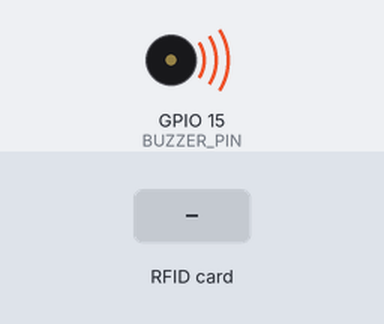
Bench run of a sketch on a simulated ESP32. On the bench: buzzer (waves = sounding, pin HIGH). The inputs (shaded band) are chosen by the test bench. WiFi joins after 1.5 s; servers stay silent unless stated; uploads are accepted with an empty reply; what the sketch prints to the serial monitor is not drawn.

Above: at 3.4 s.
3.5 s: RFID card 88 20 00 12 held to the reader
At 3.64 s:
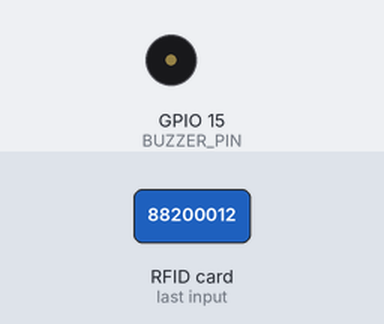
5.0 s: RFID card 50 81 FB 5C held to the reader
At 5.12 s:
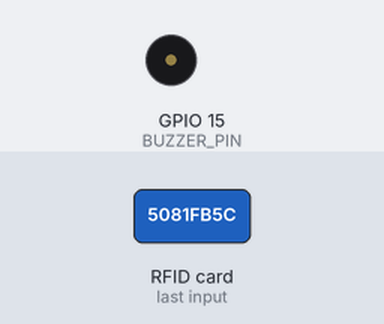
6.5 s: RFID card 89 B8 84 29 held to the reader
At 7.6 s:
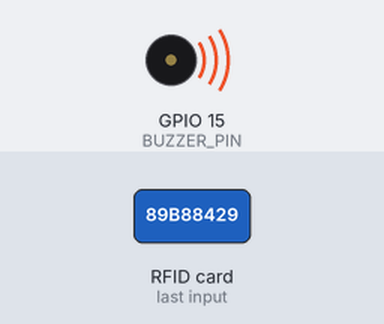
Timing chart, 0 to 9.5 s (numbered marks = the images above; inputs shaded):
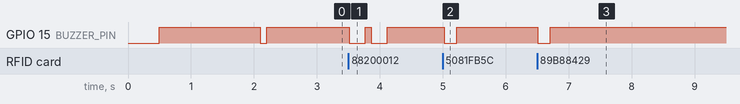

Measured:
- after the input at 3.5 s, GPIO 15 (BUZZER_PIN): alternates HIGH for 0.10 s and LOW for 0.25 s, 4 changes in all, then stays HIGH, starting at once
- after the input at 5.0 s, GPIO 15 (BUZZER_PIN): HIGH → LOW at once, → HIGH 0.20 s later
- after the input at 6.5 s, GPIO 15 (BUZZER_PIN): HIGH → LOW at once, → HIGH 0.20 s later

The sketch:

arduinoIDE_code.ino
```cpp
/*
  CODE 2 - Absensi RFID (ESP32 + RC522 + buzzer + Google Sheets)
  Dibuat mengikuti contoh GitHub chethanavishmika, disesuaikan rangkaianmu.

  - Kartu terdaftar      -> 1x bunyi, absensi masuk ke Google Sheets
  - Kartu tidak terdaftar -> 2x bunyi, tidak disimpan
  - Gagal kirim ke Sheets (WiFi / URL bermasalah) -> 3x bunyi cepat

  Tanggal dan jam ditambahkan oleh Google Apps Script (Code_contoh.gs),
  ESP32 mengirim nama, NIS, dan kelas siswa.

  Library: "MFRC522" (Arduino Library Manager). WiFi/HTTPClient sudah bawaan.

  Wiring (RC522 -> ESP32):
    SDA(SS) -> 21    SCK -> 18     MOSI -> 23
    MISO    -> 19    RST -> 22     GND  -> GND
    3.3V    -> 3V3 (JANGAN 5V!)    IRQ  -> tidak dipakai
  Buzzer: VCC -> 3V3, GND -> GND, I/O -> GPIO 15
*/

#include <SPI.h>
#include <MFRC522.h>
#include <WiFi.h>
#include <WiFiClientSecure.h>
#include <HTTPClient.h>

// ================== ISI INI ==================
const char* WIFI_SSID  = "Bagus A";
const char* WIFI_PASS  = "humaira0604";

// URL Web App dari Google Apps Script (berakhiran /exec)
const char* SCRIPT_URL = "https://script.google.com/macros/s/AKfycbynHFQHlIXOmoWntQwB5eKBIaihL94UTJpHBXzPskbZn8MMMuGE0YsdZoKABIXXNyHQ/exec";

// Kartu terdaftar: { "ID_KARTU", "Nama Siswa", "NIS", "Kelas" }
// ID kartu didapat dari CODE 1.
struct Student {
  const char* uid;
  const char* name;
  const char* nis;
  const char* kelas;
};

Student students[] = {
  {"5081FB5C", "muhammad akbar",    "88200012", "xi tkj a"},
  {"89B88429", "marvelio putra a",  "35345345", "xi tkj a"},
  // tambah kartu lain di sini...
};

const unsigned long COOLDOWN_MS = 10000;  // abaikan kartu yang sama selama 10 detik
// =============================================

#define SS_PIN     21
#define RST_PIN    22
#define SCK_PIN    18
#define MISO_PIN   19
#define MOSI_PIN   23
#define BUZZER_PIN 15

// Buzzer-mu aktif saat sinyal LOW (sudah dites)
#define BUZZER_ACTIVE_LOW true

const int STUDENT_COUNT = sizeof(students) / sizeof(students[0]);

MFRC522 rfid(SS_PIN, RST_PIN);

String lastUid = "";
unsigned long lastScanTime = 0;

// ---------- Buzzer ----------
void buzzerSet(bool on) {
  digitalWrite(BUZZER_PIN, (on ^ BUZZER_ACTIVE_LOW) ? HIGH : LOW);
}

void beep(int duration = 150) {
  buzzerSet(true);
  delay(duration);
  buzzerSet(false);
}

void beepValid()   { beep(200); }
void beepUnknown() { beep(250); delay(100); beep(250); }
void beepError()   { for (int i = 0; i < 3; i++) { beep(80); delay(80); } }

// ---------- WiFi ----------
bool connectWiFi() {
  if (WiFi.status() == WL_CONNECTED) return true;

  Serial.print("Menyambung WiFi");
  WiFi.mode(WIFI_STA);
  WiFi.begin(WIFI_SSID, WIFI_PASS);

  unsigned long start = millis();
  while (WiFi.status() != WL_CONNECTED && millis() - start < 15000) {
    delay(500);
    Serial.print(".");
  }
  Serial.println();

  if (WiFi.status() == WL_CONNECTED) {
    Serial.print("WiFi tersambung. IP: ");
    Serial.println(WiFi.localIP());
    return true;
  }
  Serial.println("WiFi gagal tersambung.");
  return false;
}

// ---------- Helper ----------
String urlEncode(const String& s) {
  String out = "";
  char buf[4];
  for (size_t i = 0; i < s.length(); i++) {
    char c = s[i];
    if (isalnum(c) || c == '-' || c == '_' || c == '.' || c == '~') {
      out += c;
    } else {
      snprintf(buf, sizeof(buf), "%%%02X", (uint8_t)c);
      out += buf;
    }
  }
  return out;
}

int findStudent(const String& uid) {
  for (int i = 0; i < STUDENT_COUNT; i++) {
    if (uid.equalsIgnoreCase(students[i].uid)) return i;
  }
  return -1;
}

// ---------- Kirim ke Google Sheets ----------
bool sendAttendance(const Student& s) {
  if (!connectWiFi()) return false;

  WiFiClientSecure client;
  client.setInsecure();  // HTTPS sederhana tanpa cek sertifikat

  HTTPClient http;
  String url = String(SCRIPT_URL) + "?name=" + urlEncode(String(s.name)) +
               "&nis=" + urlEncode(String(s.nis)) +
               "&kelas=" + urlEncode(String(s.kelas));
  http.begin(client, url);
  http.setFollowRedirects(HTTPC_FORCE_FOLLOW_REDIRECTS);  // Google mengalihkan balasan
  http.setTimeout(15000);

  int code = http.GET();
  Serial.print("HTTP code: ");
  Serial.println(code);
  if (code > 0) {
    Serial.print("Balasan server: ");
    Serial.println(http.getString());
  }
  http.end();

  return code == 200;
}

// ---------- Setup ----------
void setup() {
  Serial.begin(115200);
  delay(500);

  pinMode(BUZZER_PIN, OUTPUT);
  buzzerSet(false);

  SPI.begin(SCK_PIN, MISO_PIN, MOSI_PIN, SS_PIN);
  rfid.PCD_Init();
  delay(50);

  Serial.println();
  Serial.println("=== Absensi RFID ===");

  byte version = rfid.PCD_ReadRegister(MFRC522::VersionReg);
  Serial.print("Versi chip RC522: 0x");
  Serial.println(version, HEX);
  if (version == 0x00 || version == 0xFF) {
    Serial.println("PERINGATAN: RC522 tidak terbaca! Cek kabel, solder, dan daya 3.3V.");
  } else {
    Serial.println("RC522 terdeteksi OK.");
  }

  connectWiFi();
  beep(100);
  Serial.println("Siap. Tempel kartu...");
}

// ---------- Loop ----------
void loop() {
  if (!rfid.PICC_IsNewCardPresent()) return;
  if (!rfid.PICC_ReadCardSerial()) return;

  String uid = "";
  for (byte i = 0; i < rfid.uid.size; i++) {
    if (rfid.uid.uidByte[i] < 0x10) uid += "0";
    uid += String(rfid.uid.uidByte[i], HEX);
  }
  uid.toUpperCase();

  rfid.PICC_HaltA();
  rfid.PCD_StopCrypto1();

  // Abaikan kartu yang sama kalau baru saja dibaca
  if (uid == lastUid && millis() - lastScanTime < COOLDOWN_MS) {
    return;
  }
  lastUid = uid;
  lastScanTime = millis();

  Serial.println("--------------------------");
  Serial.print("ID Kartu: ");
  Serial.println(uid);

  int idx = findStudent(uid);
  if (idx < 0) {
    Serial.println("Kartu tidak dikenal - belum terdaftar.");
    beepUnknown();
    return;
  }

  String name = students[idx].name;
  Serial.print("Siswa: ");
  Serial.println(name);
  beepValid();  // langsung bunyi, sebelum kirim ke Sheets

  if (sendAttendance(students[idx])) {
    Serial.println("Absensi tersimpan di Google Sheets.");
  } else {
    Serial.println("Gagal menyimpan absensi!");
    beepError();
  }
}
```
